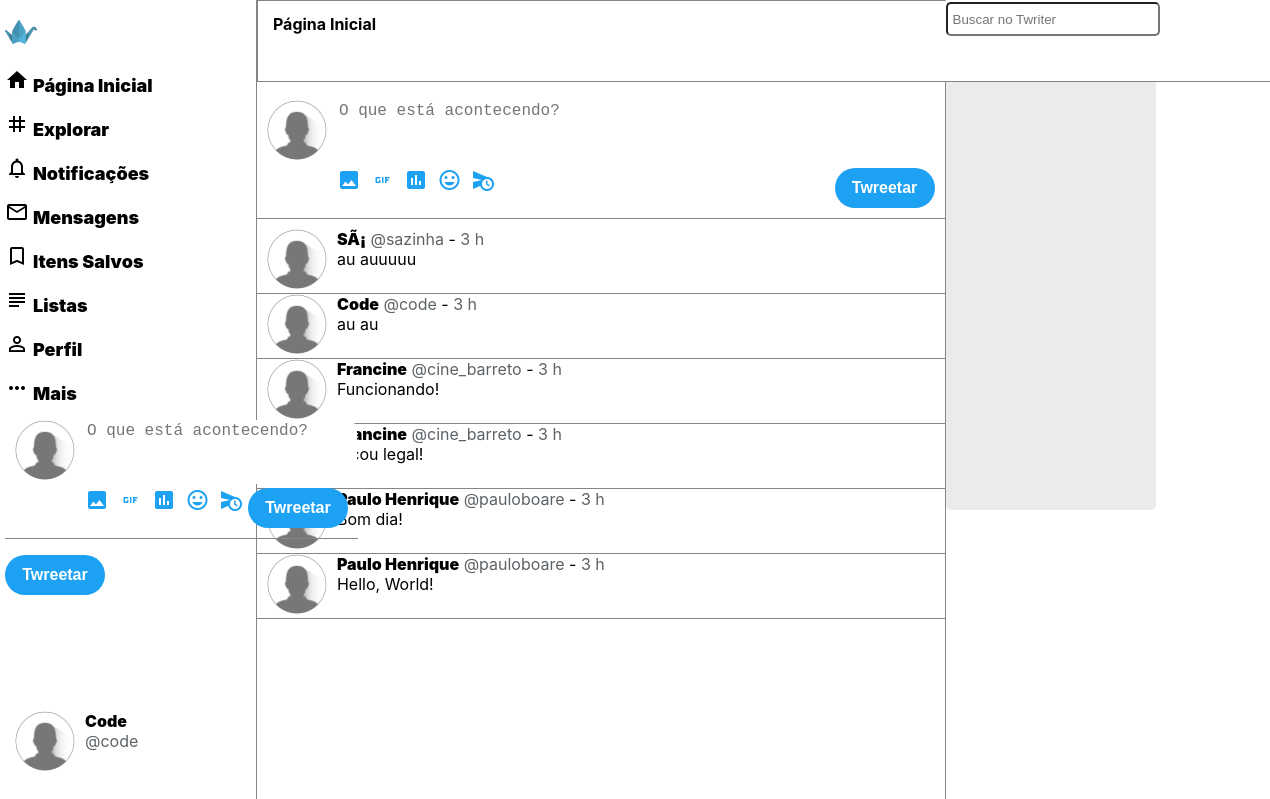
Page /home (signed in) on the committed database.
### tables this page shows
CREATE TABLE IF NOT EXISTS `tb_posts` (
  `id_posts` int(6) NOT NULL,
  `fk_user` int(6) NOT NULL,
  `post` varchar(144) NOT NULL,
  `datatime` datetime NOT NULL
);

CREATE TABLE IF NOT EXISTS `tb_users` (
  `id_users` int(6) NOT NULL,
  `username` varchar(12) NOT NULL,
  `name` varchar(32) NOT NULL,
  `password` varchar(40) NOT NULL
);

### post-model.php (the view, shortened to what this page needs)
 <?php
                $userSession=$_SESSION['id-user'];
                include "connect.php";
if(basename($_SERVER['PHP_SELF'],'.php')=='home'){
                $sql = mysqli_query($connect, "SELECT * FROM tb_posts
                left JOIN tb_follow ON tb_posts.fk_user = tb_follow.user_following
                inner join tb_users on tb_posts.fk_user = tb_users.id_users
                WHERE tb_follow.user_on=$userSession
                OR tb_posts.fk_user =$userSession
                GROUP BY id_posts
                ORDER BY datatime DESC");
}
                while ($result=mysqli_fetch_array($sql)) {
                    $dataStart = $result['datatime'];
                    $dataNow = date("Y-m-d H:i:s");
                    $unix_Start = strtotime($dataStart);
                    $unix_Now = strtotime($dataNow);
                    $hours    = floor(($unix_Now - $unix_Start) / 3600);
                    $minutes  = floor((($unix_Now - $unix_Start) - ($hours * 3600)) / 60);
                    if($hours<1){
                        $crhonology= round($minutes,0);
                        $typeTime=" min";
                    }
                    elseif($hours>=1 and $hours<24){
                        $crhonology= round($hours,0);
                        $typeTime=" h";
                    }
                    else {
                        $date = $result['datatime'];
	                    $crhonology=strftime('%d de %b', strtotime( $date ));
                        $typeTime="";
                    }
                    echo "<article id='posts'>
                    <div id='user-avatar'>
                    <a href='".$result['username']."'><img src='img/default.png' class='img-avatar'></a>
                    </div>
                    <div id='post-single'> <a href='".$result['username']."' class='post-name-title'>".
                    $result['name']."</a> <a href='".$result['username']."' class='post-username-title'> @".$result['username']."</a> - <span class='post-username-title'>" .$crhonology. " ".$typeTime. "</span><br>".
                    $result['post'].
                    "</div>
                    </article>";
                }
                ?>

### header.php (shortened to what this page needs)
<!DOCTYPE html>
<html lang="pt-br">
<head>
    <link rel="stylesheet" href="css/style.css">
</head>
<body>
<div id="container" class="fullheight">
<header role="banner" class="fullheight">
    <div id="header-left">
        <nav role="navigation">
        <a href="home" role="link" class="nav-link"><div class="link-title"><img src="img/origami.png" id="nav-logo"></div></a>
        <a href="home" role="link" class="nav-link"><div class="link-title"><span class="material-icons">home</span><span>Página Inicial</span></div></a>
        <a href="#" role="link" class="nav-link"><div class="link-title"><span class="material-icons">tag</span><span>Explorar</span></div></a>
        <a href="#" role="link" class="nav-link"><div class="link-title"><span class="material-icons">notifications_none</span><span>Notificações</span></div></a>
        <a href="#" role="link" class="nav-link"><div class="link-title"><span class="material-icons">mail_outline</span><span>Mensagens</span></div></a>
        <a href="#" role="link" class="nav-link"><div class="link-title"><span class="material-icons">bookmark_border</span><span>Itens Salvos</span></div></a>
        <a href="#" role="link" class="nav-link"><div class="link-title"><span class="material-icons">subject</span><span>Listas</span></div></a>
        <a href="<?php echo $_SESSION['user-checked'];?>" role="link" class="nav-link"><div class="link-title"><span class="material-icons">perm_identity</span><span>Perfil</span></div></a>
        <a href="#" role="link" class="nav-link"><div class="link-title"><span class="material-icons">more_horiz</span><span>Mais</span></div></a>
        </nav>
        <div class="twreetar">
            <?php include "modal.php"; ?>
        </div>
        <div id="myacount">
        <?php
        echo "<div id='user-avatar'>
        <img src='img/default.png' class='img-avatar'>
        </div>
        <div id='post-single'> <span class='post-name-title'>"
        .$_SESSION['name']."</span> <br>
        <span class='post-username-title'>@"
        .$_SESSION['user-checked'].
        "</span></div>";
        ?>
        </div>
    </div>
</header>

### modal.php (shortened to what this page needs)
<div id="ex1" class="modal">
  <p>
  <div id="feed-form">
                    <div id='form-avatar'>
                        <img src='img/default.png' id='img-avatar'>
                    </div>
                    <div id='mypost'>
                        <form method="post">
                            <textarea name="mpost" id="twretar" placeholder="O que está acontecendo?"></textarea>
                            <div class="twreetar">
                                <div id="btns-forms">
                                    <div id="btns-left">
                                       <span class="material-icons btns-left">insert_photo</span>
                                       <span class="material-icons btns-left">gif</span>
                                       <span class="material-icons btns-left">poll</span>
                                       <span class="material-icons btns-left">mood</span>
                                       <span class="material-icons btns-left">schedule_send</span>
                                    </div>
                                    <div id="btns-right">
                                        <input type="submit" id="btn-post" value="Twreetar" onClick='window.location.reload()'>
                                    </div>
                                </div>
                            </div>
                            </form>
                    </div>
</div>
</p>
</div>
<p><button id="btn-post"><a href="#ex1" rel="modal:open">Twreetar</a></button></p>

### home.php
<?php include "header.php";
?>
<main role="main" class="fullheight">
    <div id="feed-container">
                <div id="header-home">
                    <h2 id="title-feed">  Página Inicial </h2>
                </div>
        <div id="feed">
                    <?php include "form-post.php"; ?>
            <section id="feed-posts">
               <?php include "post-model.php"; ?>
            </section>
        </div>
    </div>
    <aside id="feed-right">
        <div id="aside-search">
            <input type="text" id="search-home" placeholder="Buscar no Twriter">
        </div>
        <section id="trendings">
            <h3 id="title-trendings"> O que está acontecendo </h3>
        </section>
    </aside>
</main>
<?php include "footer.php"; ?>

### form-post.php (shortened to what this page needs)
<div id="feed-form">
                    <div id='form-avatar'>
                        <img src='img/default.png' id='img-avatar'>
                    </div>
                    <div id='mypost'>
                        <form method="post">
                            <textarea name="post" id="twretar" placeholder="O que está acontecendo?"></textarea>
                            <div class="twreetar">
                                <div id="btns-forms">
                                    <div id="btns-left">
                                       <span class="material-icons btns-left">insert_photo</span>
                                       <span class="material-icons btns-left">gif</span>
                                       <span class="material-icons btns-left">poll</span>
                                       <span class="material-icons btns-left">mood</span>
                                       <span class="material-icons btns-left">schedule_send</span>
                                    </div>
                                    <div id="btns-right">
                                        <input type="submit" id="btn-post" value="Twreetar" onClick='window.location.reload()'>
                                    </div>
                                </div>
                            </div>
                            </form>
                    </div>
</div>

### footer.php (shortened to what this page needs)
</div>
</body>
<link rel="stylesheet" href="https://cdnjs.cloudflare.com/ajax/libs/jquery-modal/0.9.1/jquery.modal.min.css" />
</html>

### css/style.css (style rules this page uses)
body { font-family: BlinkMacSystemFont, "Segoe UI", Roboto, Helvetica, Arial, sans-serif; margin: 0; }
#container { display: flex; margin: auto; width: 1260px; }
main { flex-grow: 2; display: flex; }
header { flex-grow: 1; }
#nav-logo { width: 32px; display: inline; }
.nav-link { text-decoration: none; }
.link-title { margin: 16px 0 16px 0; font-size: 18px; color: #000000; font-weight: 900; display: block; }
.link-title { display: block; }
.material-icons { margin-right: 4px; font-size: 18px; color: #000000; font-weight: 900; }
.link-title span { align-content: center; }
#header-home, #aside-search { position: fixed; top: 0; height:80px; }
#header-home { background: #ffffff; border: 1px rgb(133, 133, 133) solid; width: 100%; display: block; }
#myacount { display: flex; position: relative; top: 100px; }
#aside-search { background: #ffffff; width: 100%; display: block; }
#twretar { resize: none; border: none; border-radius: 10px; font-size: 16px; width: 98%; height: 60px; outline:none; }
#title-feed { font-size: 16px; padding: 0; margin-left: 15px; }
#header-left { position: fixed; }
.fullheight { min-height: 969px; }
#feed { margin-top: 100px; }
#feed-container { margin: 0; padding: 0; flex-grow: 2; border-left: 1px rgb(133, 133, 133) solid; }
#feed-right { margin: 0; padding: 0; flex-grow: 1; border-left: 1px rgb(133, 133, 133) solid; }
#feed-form { display: flex; border-bottom: 1px rgb(133, 133, 133) solid; padding-bottom: 10px; margin-bottom: 10px;; }
#search-home { border-radius: 5px; padding: 5px; min-width: 200px; min-height: 20px; margin-top: 2px; }
#trendings { border-radius: 5px; background: #c4bebe52; padding: 5px; max-width: 200px; min-height: 500px; }
#title-trendings { font-size: 12px; padding: 0; margin-top: 50px; border-bottom: rgb(133, 133, 133) solid 1px; }
#posts { display: flex; border-bottom: rgb(133, 133, 133) solid 1px; }
.img-avatar, #img-avatar { border-radius: 50%; width: 60px; height: 60px; margin-left: 10px; }
#post-single, #mypost { margin-left: 10px; width: 100%; }
#btns-forms { display: flex; }
#btns-left { flex-grow: 1; }
.btns-left { width: 25px; height: 25px; background: #ffffff; color: rgba(29,161,242,1.00); border-radius: 5px; }
#btns-right { flex-grow: 1; display:flex; justify-content: flex-end; margin-right: 10px; }
#btn-post { width: 100px; height: 40px; border: none; border-radius: 40px; background: rgba(29,161,242,1.00); color: #ffffff; font-weight: 900; font-size: 16px; }
#btn-post a { color: #FFFFFF; text-decoration: none; }
.post-name-title { color: #000000; font-weight: 900; text-decoration: none; }
.post-username-title { color: #5d6266; text-decoration: none; }

### rows in the picture
tb_posts: fk_user.name "SÃ¡", fk_user.username "sazinha", datatime "3", datatime "h", post "au auuuuu"
tb_posts: fk_user.name "Code", fk_user.username "code", datatime "3", datatime "h", post "au au"
tb_posts: fk_user.name "Francine", fk_user.username "cine_barreto", datatime "3", datatime "h", post "Funcionando!"
tb_posts: fk_user.name "Francine", fk_user.username "cine_barreto", datatime "3", datatime "h", post "Ficou legal!"
tb_posts: fk_user.name "Paulo Henrique", fk_user.username "pauloboare", datatime "3", datatime "h", post "Bom dia!"
tb_posts: fk_user.name "Paulo Henrique", fk_user.username "pauloboare", datatime "3", datatime "h", post "Hello, World!"

### other values in the picture
$_SESSION['name'] "Code"
$_SESSION['user-checked'] "code"
